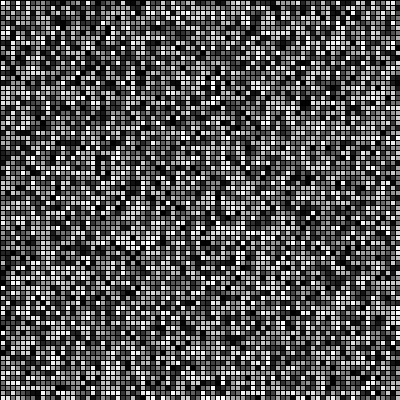
Frame 1 (no input)
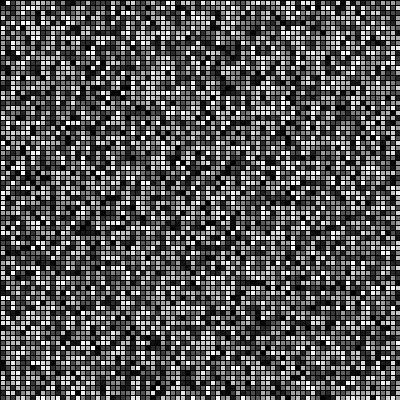
Frame 60 (the mouse pressed at the canvas centre just before this capture)
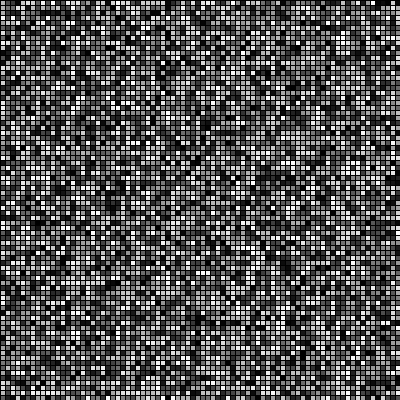
Frame 120 (the mouse held since frame 60 and released just before this capture)

The Processing sketch that drew these frames (run headless with seeded random() and noise(); from frame 60 on, the mouse is pressed at the canvas centre):

// Processing sketch: processing_176109
// ── processing_176109.pde

int num;
void setup(){
  size(400,400);
  background(255);
  num = 0;
}

void draw(){
 for (int e = 0; e < 400; e = e+5) { 
   for (int d = 0; d < 400; d = d+5){
     rect(d,e,5,5);
     fill(random(255));
    }
  }
}
